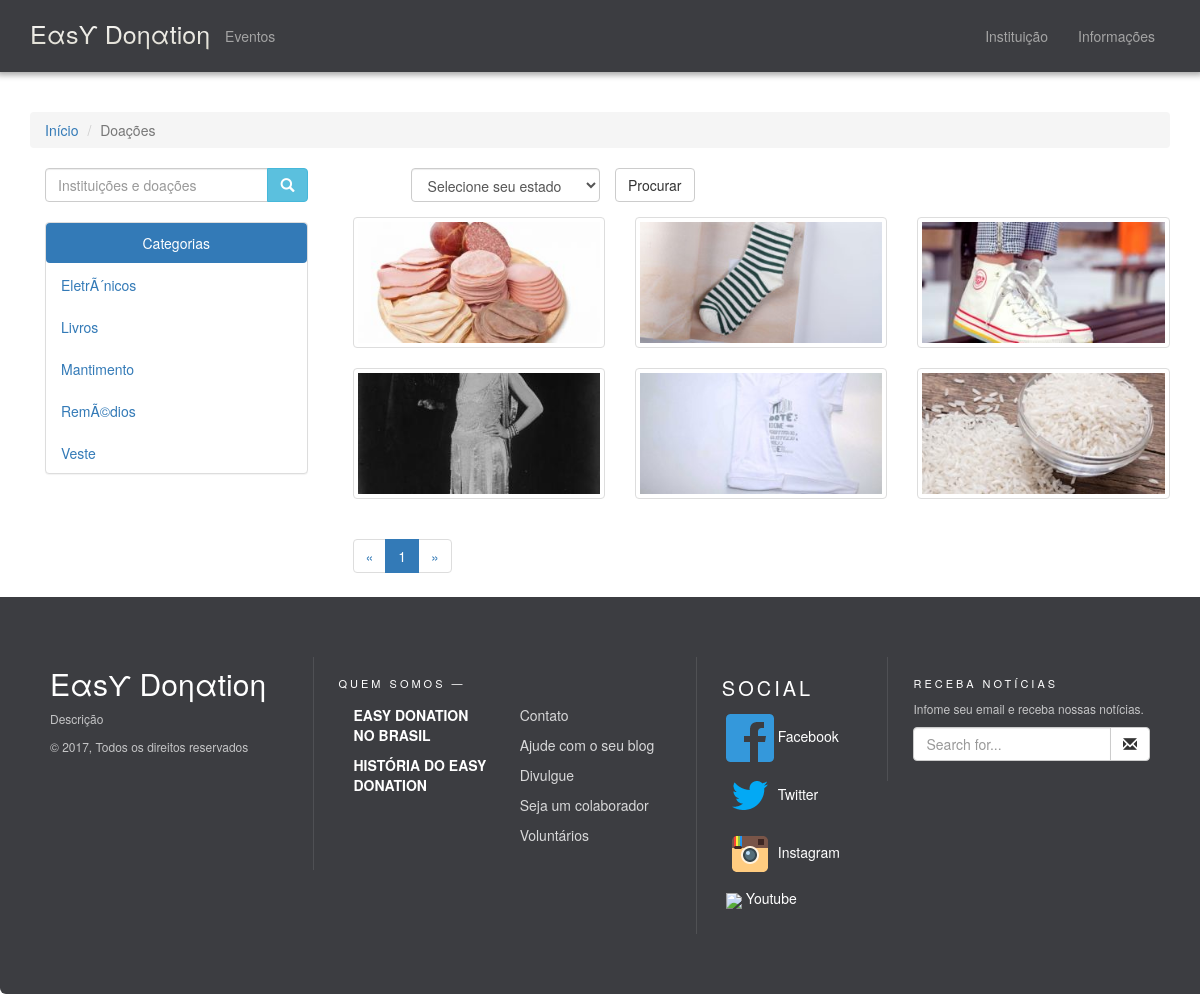
The page / on the database its author committed.
### tables this page shows
CREATE TABLE `easy_categoria` (
  `id` int(11) NOT NULL,
  `titulo_cat` varchar(45) NOT NULL
);

CREATE TABLE `easy_doacao` (
  `id` int(11) NOT NULL,
  `inst_CI` text NOT NULL,
  `id_cat` int(11) NOT NULL,
  `id_subcat` int(11) DEFAULT NULL,
  `img_padrao` text NOT NULL,
  `descricao` text,
  `quantidade` int(11) DEFAULT NULL,
  `data` date DEFAULT NULL
);

### index.php (the view, shortened to what this page needs)
<!DOCTYPE html>
<html lang="pt-br">
<head>
    <link href="http://maxcdn.bootstrapcdn.com/bootstrap/3.3.0/css/bootstrap.min.css" rel="stylesheet">
    <link href="easydonation/css/navbar.css" rel="stylesheet">
    <link href="easydonation/css/footer.css" rel="stylesheet">
    <link href="easydonation/css/modern-business.css" rel="stylesheet">
    <link href="easydonation/css/font-awesome.min.css" rel="stylesheet" type="text/css">
</head>
<body>
<nav class="navbar navbar-default">
    <div class="container">
        <div class="navbar-header">
            <a class="degrader" href="index.php">&Epsilon;&alpha;s&upsih; Do&eta;&alpha;tio&eta;</a>
        </div>
        <div id="navbar" class=" navbar-collapse collapse" >
            <ul class="nav navbar-nav">
                <li><a href="postagem.php">Eventos</a></li>
            </ul>
            <ul class="nav navbar-nav navbar-right">
                <li><a href="login.html">Instituição</a></li>
                <li><a href="informacao/contato.html">Informações</a></li>
            </ul>
        </div>
    </div>
</nav>
<div class="container">
    <div class="row">
        <div class="col-lg-12">
            <br>
            <ol class="breadcrumb ">
                <li><a href="index.php">Início</a>
                </li>
                <li class="active">Doações</li>
            </ol>
        </div>
    </div>
    <div class="container">
        <div class="row">
            <div class="col-md-3">
                <div class="input-group">
                    <input type="text" class="form-control" placeholder="Instituições e doações">
      <span class="input-group-btn">
          <button class="btn btn-info btn" type="button"><i class="glyphicon glyphicon-search"></i></button>
      </span>
                </div>
                <br>
                <div class="panel panel-default  ">
                    <ul class="nav nav-pills nav-stacked  menuvertical">
                        <li class="active al text-center"><a>Categorias</a></li>
                        <?php
                        include './_inst/Acesso_BD/conection_data_base.php';
                        $sql = "SELECT titulo_cat FROM easy_categoria";
                        $pqs = $conn->query($sql);
                        $pqs->execute();
                        while ($roow = $pqs->fetch()) {
                            $nome_categoria = $roow['titulo_cat'];
                            $menuscutlo = strtolower( $nome_categoria);
                            echo '<li><a href="'. $menuscutlo.'.php"><i class="#"></i>'. $nome_categoria.'</a></li>';
                        }
                        ?>
                    </ul>
                </div>
            </div>
            <div class="col-md-9">
                <form class="form-horizontal" action="index.php" method="POST">
                    <fieldset>
                        <div class="form-group">
                            <label class="col-xs-1"></label>
                            <div class=" col-xs-3">
                                <select id="estado" name="estados" class="form-control">
                                    <option value="estado">Selecione seu estado</option>
                                </select>
                            </div>
                            <button type="submit" id="btn_pesquisa" class="btn btn-default pull-left">Procurar</button>
                        </div>
                    </fieldset>
                </form>
            </div>
            <div class="col-md-9">
            <?php
            $itens_por_pagina = 15;
            if (empty($_GET['pagina'])) {
                $pagina = 0;
            } else {
                $pagina = intval($_GET['pagina']);
            }
            $item = $pagina * $itens_por_pagina;
            $sql_list = "SELECT * FROM easy_doacao LIMIT " . $item . ", " . $itens_por_pagina . "";
            $execute = $conn->query($sql_list) or die($conn->error);
            $produto = $execute->fetch(PDO::FETCH_ASSOC);
            $num = $execute->rowCount();
            $num_total = $conn->query("SELECT * FROM easy_doacao ")->rowCount();
            $num_paginas = ceil($num_total / $itens_por_pagina);
            if ($num > 0) {
                do {
                    echo'
                    <div class="col-sm-4 col-lg-4 col-md-4">
                        <div class="thumbnail">
                            <a href="produto.php?id='.$produto['id'].'" target="_top"><img src="./_doacao/crud/fotos/' . $produto['img_padrao'] . '"  alt=""  > </a>
                        </div>
                    </div>
               ';
                } while ($produto = $execute->fetch(PDO::FETCH_ASSOC));
            }
            ?>
                <div class="col-md-9 " >
                    <nav aria-label="Page navigation ">
                        <ul class="pagination">
                                            <li>
                                                <a href="index.php?pagina=0" aria-label="Previous">
                                                    <span aria-hidden="true">&laquo;</span>
                                                </a>
                                            </li>
<?php
for ($i = 0; $i < $num_paginas; $i++) {
    $estilo = "";
    if ($pagina == $i) {
        $estilo = "class=\"active\"";
    }
    ?>
                                                <li <?php echo $estilo; ?>><a href="index.php?pagina=<?php echo $i; ?>"><?php echo $i + 1; ?></a></li>
                                            <?php } ?>
                                            <li>
                                                <a href="index.php?pagina=<?php echo $num_paginas - 1; ?>" aria-label="Next">
                                                    <span aria-hidden="true">&raquo;</span>
                                                </a>
                                            </li>
                                        </ul>
                    </nav>
                </div>
            </div>
        </div>
    </div>
</div>
<footer class="footer-bs">
    <div class="row">
        <div class="col-md-3 footer-brand animated fadeInLeft">
            <h2>&Epsilon;&alpha;s&upsih; Do&eta;&alpha;tio&eta;</h2>
            <p>Descrição</p>
            <p>© 2017, Todos os direitos reservados</p>
        </div>
        <div class="col-md-4 footer-nav animated fadeInUp">
            <h4>Quem somos &#8212;</h4>
            <div class="col-md-6">
                <ul class="pages">
                    <li><a href="#">Easy Donation no Brasil</a></li>
                    <li><a href="#">História do Easy Donation</a></li>
                </ul>
            </div>
            <div class="col-md-6">
                <ul class="list">
                    <li><a href="contato.php">Contato</a></li>
                    <li><a href="#">Ajude com o seu blog</a></li>
                    <li><a href="#">Divulgue</a></li>
                    <li><a href="#">Seja um colaborador</a></li>
                    <li><a href="#">Voluntários</a></li>
                </ul>
            </div>
        </div>
        <div class="col-md-2 footer-social animated fadeInDown">
            <h4>Social</h4>
            <ul>
                <li><a href="#"><img src="easydonation/img/icons/Facebook.png"> Facebook</a></li>
                <li><a href="#"><img src="easydonation/img/icons/Twitter.png"> Twitter</a></li>
                <li><a href="#"><img src="easydonation/img/icons/instagran.png"> Instagram</a></li>
                <li><a href="#"><img src="easydonation/img/icons/YouTube.png"> Youtube</a></li>
            </ul>
        </div>
        <div class="col-md-3 footer-ns animated fadeInRight">
            <h4>Receba notícias</h4>
            <p>Infome seu email e receba nossas notícias.</p>
            <p>
            <div class="input-group">
                <input type="text" class="form-control" placeholder="Search for...">
                      <span class="input-group-btn">
                        <button class="btn btn-default" type="button"><span class="glyphicon glyphicon-envelope"></span></button>
                      </span>
            </div>
            </p>
        </div>
    </div>
</footer>
</body>
</html>

### easydonation/css/navbar.css (style rules this page uses)
.navbar { background-color: #3c3d41 !important; border-color: transparent; border-radius: 0%; box-shadow: 0 0 6px 3px rgba(0,0,0,.35); }
.navbar-default .navbar-nav>li>a { padding-top: 25px; padding-bottom: 25px; min-height: 69px; color: #A4A4A4; }
.navbar-default .navbar-collapse, .navbar-default .navbar-form { border-color: transparent; }
a.degrader { background-image: -webkit-gradient( linear, left top, left bottom, from(rgba(255, 255, 255, 1)), to(rgba(220, 217, 205, 1.6)) ); -webkit-background-clip: text; -webkit-text-fill-color: transparent; font-size:25px; }
.navbar-header { margin-top: 15px; }

### easydonation/css/footer.css (style rules this page uses)
.footer-bs { margin:0; padding:0; }
.footer-bs { background-color: #3c3d41; padding: 60px 40px; color: rgba(255,255,255,1.00); margin-bottom: 0px; border-bottom-right-radius: 0px; border-top-left-radius: 0px; border-bottom-left-radius: 6px; }
.footer-bs .footer-brand, .footer-bs .footer-nav, .footer-bs .footer-social, .footer-bs .footer-ns { padding:10px 25px; }
.footer-bs .footer-nav, .footer-bs .footer-social, .footer-bs .footer-ns { border-color: transparent; }
.footer-bs .footer-brand h2 { margin:0px 0px 10px; }
.footer-bs .footer-brand p { font-size:12px; color:rgba(255,255,255,0.70); }
.footer-bs .footer-nav ul.pages { list-style:none; padding:0px; }
.footer-bs .footer-nav ul.pages li { padding:5px 0px; }
.footer-bs .footer-nav ul.pages a { color:rgba(255,255,255,1.00); font-weight:bold; text-transform:uppercase; }
.footer-bs .footer-nav h4 { font-size: 11px; text-transform: uppercase; letter-spacing: 3px; margin-bottom:10px; }
.footer-bs .footer-nav ul.list { list-style:none; padding:0px; }
.footer-bs .footer-nav ul.list li { padding:5px 0px; }
.footer-bs .footer-nav ul.list a { color:rgba(255,255,255,0.80); }
.footer-bs .footer-social ul { list-style:none; padding:0px; }
.footer-bs .footer-social h4 { font-size: 20px; text-transform: uppercase; letter-spacing: 3px; }
.footer-bs .footer-social li { padding:5px 4px; }
.footer-bs .footer-social a { color:rgba(255,255,255,1.00); }
.footer-bs .footer-ns h4 { font-size: 11px; text-transform: uppercase; letter-spacing: 3px; margin-bottom:10px; }
.footer-bs .footer-ns p { font-size:12px; color:rgba(255,255,255,0.70); }
@media (min-width: 768px) { .footer-bs .footer-nav, .footer-bs .footer-social, .footer-bs .footer-ns { border-left:solid 1px rgba(255,255,255,0.10); } }

### easydonation/css/modern-business.css (style rules this page uses)
html, body { height: 100%; }
body { padding-top: 0px; }
footer { margin: 50px 0; }

### rows shown on the page
easy_categoria: titulo_cat "EletrÃ´nicos"
easy_categoria: titulo_cat "Livros"
easy_categoria: titulo_cat "Mantimento"
easy_categoria: titulo_cat "RemÃ©dios"
easy_categoria: titulo_cat "Veste"
easy_doacao: img_padrao (picture)
easy_doacao: img_padrao (picture)
easy_doacao: img_padrao (picture)
easy_doacao: img_padrao (picture)
easy_doacao: img_padrao (picture)
easy_doacao: img_padrao (picture)
